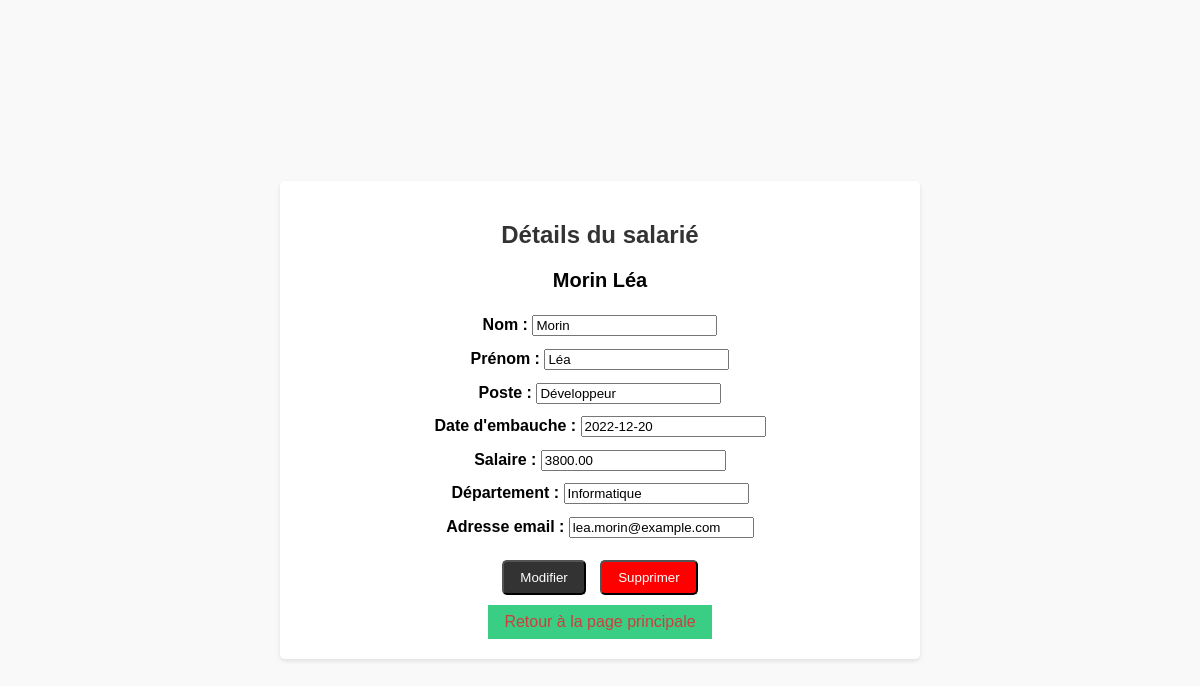
The app's page /Files/modification/index.php?id=15 (signed in) with its own data.
### tables this page shows
CREATE TABLE IF NOT EXISTS `salarier` (
  `id` int(11) NOT NULL AUTO_INCREMENT,
  `nom` varchar(50) DEFAULT NULL,
  `prenom` varchar(50) DEFAULT NULL,
  `poste` varchar(50) DEFAULT NULL,
  `date_embauche` date DEFAULT NULL,
  `salaire` decimal(10,2) DEFAULT NULL,
  `departement` varchar(50) DEFAULT NULL,
  `adresse_email` varchar(100) DEFAULT NULL,
  PRIMARY KEY (`id`)
);

### Files/modification/index.php (the view, shortened to what this page needs)
<!DOCTYPE html>
<html>
<head>
  <link rel="stylesheet" href="./styled.css">
</head>
<body>
<?php
  if (isset($_GET['id'])) {
    $salariéId = $_GET['id'];
    $servername = "localhost";
    $username = "root";
    $password = "";
    $dbname = "Gestion_des_salarier";
    try {
      $conn = new PDO("mysql:host=$servername;dbname=$dbname;charset=utf8", $username, $password);
      $conn->setAttribute(PDO::ATTR_ERRMODE, PDO::ERRMODE_EXCEPTION);
      $conn->setAttribute(PDO::MYSQL_ATTR_USE_BUFFERED_QUERY, true);
    } catch(PDOException $e) {
      echo "Erreur de connexion à la base de données : " . $e->getMessage();
      exit();
    }
    $stmt = $conn->prepare("SELECT * FROM Salarier WHERE id = :id");
    $stmt->bindParam(':id', $salariéId);
    $stmt->execute();
    $salarié = $stmt->fetch(PDO::FETCH_ASSOC);
  }
?>
       <section class="employee-details">
    <div class="employee-info">
      <h2>Détails du salarié</h2>
      <h3><?php echo $salarié['nom']. " " . $salarié['prenom'] ; ?></h3>
      <form method="post" action="">
        <p><strong>Nom :</strong> <input type="text" name="nom" value="<?php echo $salarié['nom']; ?>" readonly></p>
        <p><strong>Prénom :</strong> <input type="text" name="prenom" value="<?php echo $salarié['prenom']; ?>" readonly></p>
        <p><strong>Poste :</strong> <input type="text" name="poste" value="<?php echo $salarié['poste']; ?>" readonly></p>
        <p><strong>Date d'embauche :</strong> <input type="text" name="date_embauche" value="<?php echo $salarié['date_embauche']; ?>" readonly></p>
        <p><strong>Salaire :</strong> <input type="text" name="salaire" value="<?php echo $salarié['salaire']; ?>" readonly></p>
        <p><strong>Département :</strong> <input type="text" name="departement" value="<?php echo $salarié['departement']; ?>" readonly></p>
        <p><strong>Adresse email :</strong> <input type="text" name="adresse_email" value="<?php echo $salarié['adresse_email']; ?>" readonly></p>
        <div class="employee-actions">
          <button type="button" id="edit-button" class="btn-edit">Modifier</button>
          <button type="button" id="delete-button" class="btn-delete">Supprimer</button>
        </div>
      </form>
      <a href="../index.php" class="btn-back">Retour à la page principale</a>
    </div>
  </section>
</body>
</html>

### Files/modification/styled.css (style rules this page uses)
body { font-family: Arial, sans-serif; margin: 0; padding: 0; }
.employee-details { display: flex; flex-direction: column; align-items: center; justify-content: center; height: 100vh; padding: 20px; text-align: center; background-color: #f9f9f9; }
h2 { color: #333; margin-bottom: 20px; font-size: 24px; font-weight: bold; }
.employee-info { max-width: 600px; padding: 20px; border-radius: 5px; background-color: #fff; width: 130vh; box-shadow: 0 2px 4px rgba(0, 0, 0, 0.1); }
h3 { margin-top: 0; font-size: 20px; font-weight: bold; }
.employee-info p { margin: 8px 0; line-height: 1.6; }
.employee-actions { margin-top: 20px; }
.btn-edit, .btn-delete { display: inline-block; padding: 8px 16px; background-color: #333; color: #fff; text-decoration: none; border-radius: 5px; }
.btn-delete { background-color: #ff0000; margin-left: 10px; }
.btn-back { display: inline-block; margin-top: 10px; padding: 8px 16px; background-color: #39ce83; color: #cc3f3f; text-decoration: none; }

### records on screen
salarier: nom "Morin", prenom "Léa", poste "Développeur", date_embauche "2022-12-20", salaire "3800.00", departement "Informatique", adresse_email "lea.morin@example.com"
